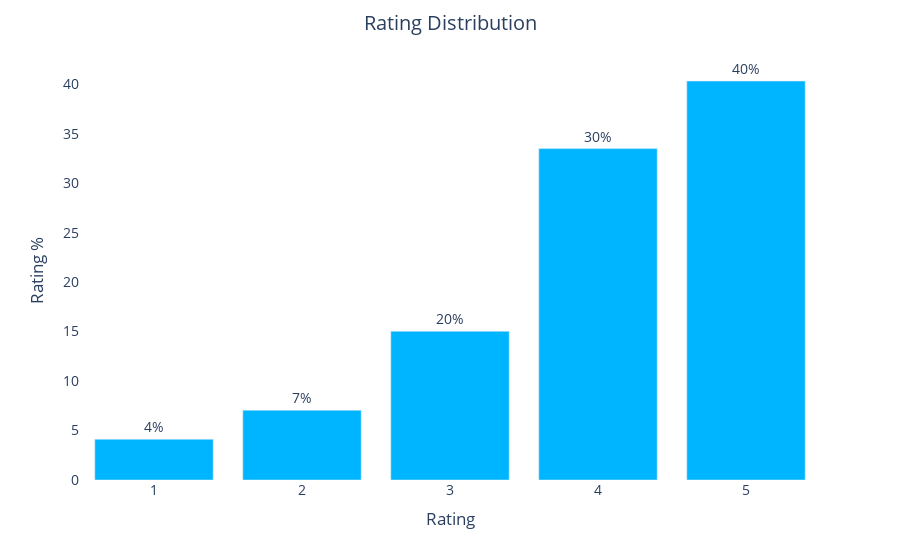

The notebook cell saved with this chart:
### Code cell
#using plotly to plot the top featurescolor=
fig = px.bar(top_ratings, x="rating", y="rating_percentage",
             text="rating_percentage")
fig.update_layout(title_text='Rating Distribution',
                  title_x=0.5,
                  xaxis_title="Rating",
                  yaxis_title="Rating %",
                 plot_bgcolor='white',
                 font=dict(size=14))
fig.update_traces(marker_color = "#00b5ff", texttemplate='%{text:.1s}%', textposition='outside')

fig.show()

### Figure 1 — Plotly figure (JSON) as saved in the notebook; plotly's stock layout.template omitted (floating-point values rounded to 4 significant figures)
{"data": [{"alignmentgroup": "True", "hovertemplate": "rating=%{x}<br>rating_percentage=%{text}<extra></extra>", "legendgroup": "", "marker": {"color": "#00b5ff"}, "name": "", "offsetgroup": "", "orientation": "v", "showlegend": false, "text": [40.32, 33.49, 15.03, 7.048, 4.114], "textposition": "outside", "texttemplate": "%{text:.1s}%", "type": "bar", "x": ["5", "4", "3", "2", "1"], "xaxis": "x", "y": [40.32, 33.49, 15.03, 7.048, 4.114], "yaxis": "y"}], "layout": {"barmode": "relative", "font": {"size": 14}, "legend": {"tracegroupgap": 0}, "margin": {"t": 60}, "plot_bgcolor": "white", "title": {"text": "Rating Distribution", "x": 0.5}, "xaxis": {"anchor": "y", "domain": [0, 1], "title": {"text": "Rating"}}, "yaxis": {"anchor": "x", "domain": [0, 1], "title": {"text": "Rating %"}}}}
